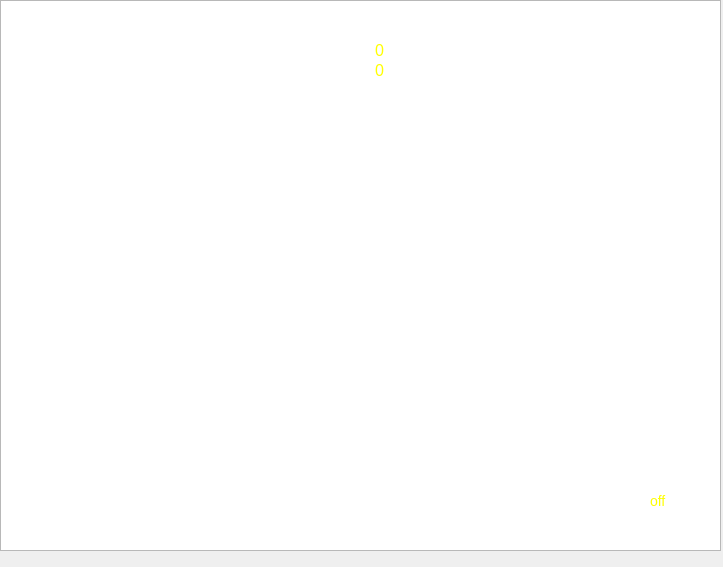
<?xml version="1.0" encoding="UTF-8"?>
<ui version="4.0">
 <class>MainWindow</class>
 <widget class="QMainWindow" name="MainWindow">
  <property name="geometry">
   <rect>
    <x>0</x>
    <y>0</y>
    <width>723</width>
    <height>567</height>
   </rect>
  </property>
  <property name="maximumSize">
   <size>
    <width>723</width>
    <height>567</height>
   </size>
  </property>
  <property name="windowTitle">
   <string>MainWindow</string>
  </property>
  <widget class="QWidget" name="centralwidget">
   <widget class="QGraphicsView" name="graphicsView">
    <property name="geometry">
     <rect>
      <x>0</x>
      <y>0</y>
      <width>721</width>
      <height>551</height>
     </rect>
    </property>
    <property name="maximumSize">
     <size>
      <width>721</width>
      <height>551</height>
     </size>
    </property>
    <property name="styleSheet">
     <string notr="true">color:blue;</string>
    </property>
   </widget>
   <widget class="QLabel" name="hiscoreLabel">
    <property name="geometry">
     <rect>
      <x>310</x>
      <y>60</y>
      <width>70</width>
      <height>21</height>
     </rect>
    </property>
    <property name="styleSheet">
     <string notr="true">color:white;
font-size:16px;</string>
    </property>
    <property name="text">
     <string>HiScore:</string>
    </property>
   </widget>
   <widget class="QLabel" name="timerLabel2">
    <property name="geometry">
     <rect>
      <x>375</x>
      <y>60</y>
      <width>60</width>
      <height>20</height>
     </rect>
    </property>
    <property name="styleSheet">
     <string notr="true">color:yellow;
font-size:16px;</string>
    </property>
    <property name="text">
     <string>0</string>
    </property>
   </widget>
   <widget class="QLabel" name="pressSpace">
    <property name="geometry">
     <rect>
      <x>230</x>
      <y>180</y>
      <width>521</width>
      <height>71</height>
     </rect>
    </property>
    <property name="styleSheet">
     <string notr="true">color:white;
font-size:24px;
</string>
    </property>
    <property name="text">
     <string/>
    </property>
   </widget>
   <widget class="QLabel" name="scoreLabel">
    <property name="geometry">
     <rect>
      <x>310</x>
      <y>40</y>
      <width>70</width>
      <height>21</height>
     </rect>
    </property>
    <property name="styleSheet">
     <string notr="true">color:white;
font-size:16px;</string>
    </property>
    <property name="text">
     <string>Score: </string>
    </property>
   </widget>
   <widget class="QLabel" name="timerLabel">
    <property name="geometry">
     <rect>
      <x>375</x>
      <y>40</y>
      <width>60</width>
      <height>20</height>
     </rect>
    </property>
    <property name="styleSheet">
     <string notr="true">color:yellow;
font-size:16px;</string>
    </property>
    <property name="text">
     <string>0</string>
    </property>
   </widget>
   <widget class="QLabel" name="debugText">
    <property name="geometry">
     <rect>
      <x>450</x>
      <y>490</y>
      <width>201</width>
      <height>21</height>
     </rect>
    </property>
    <property name="styleSheet">
     <string notr="true">color:white
;
font-size:14px;</string>
    </property>
    <property name="text">
     <string>Debug Ghost-Wall Collision (F3):</string>
    </property>
   </widget>
   <widget class="QLabel" name="debugText_2">
    <property name="geometry">
     <rect>
      <x>650</x>
      <y>490</y>
      <width>21</width>
      <height>21</height>
     </rect>
    </property>
    <property name="styleSheet">
     <string notr="true">color:yellow
;
font-size:14px;</string>
    </property>
    <property name="text">
     <string>off</string>
    </property>
   </widget>
  </widget>
  <widget class="QMenuBar" name="menubar">
   <property name="geometry">
    <rect>
     <x>0</x>
     <y>0</y>
     <width>723</width>
     <height>20</height>
    </rect>
   </property>
  </widget>
 </widget>
 <resources/>
 <connections/>
</ui>
